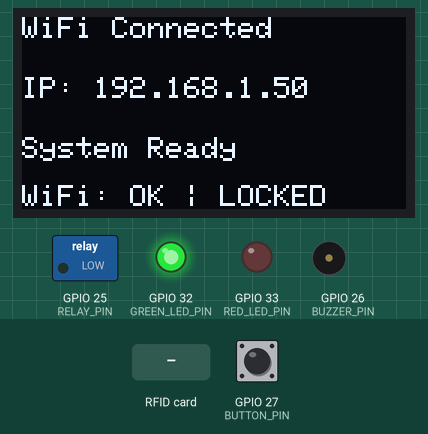
Recording of a sketch running on a simulated ESP32. Shown: 128×64 one-colour display, switched loads named in the sketch (green lamp = pin HIGH), output pins drawn as LEDs (lit = HIGH), buzzer (waves = sounding, pin HIGH). Inputs (shaded band) come from the test bench; at power-on: GPIO 27 (BUTTON_PIN) HIGH. WiFi joins after 1.5 s; servers stay silent unless stated; what the sketch prints to the serial monitor is not drawn.

Above: at 4.2 s.
At 7.3 s:
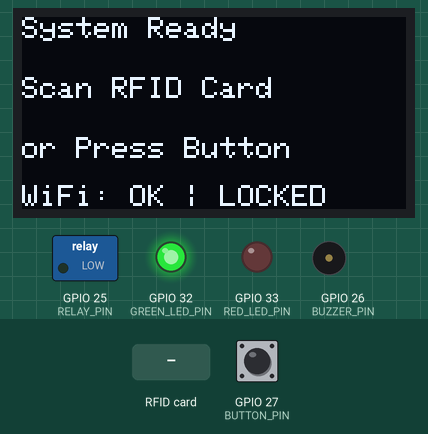
7.4 s: RFID card 23 3B 1F BE held to the reader
At 8.7 s:
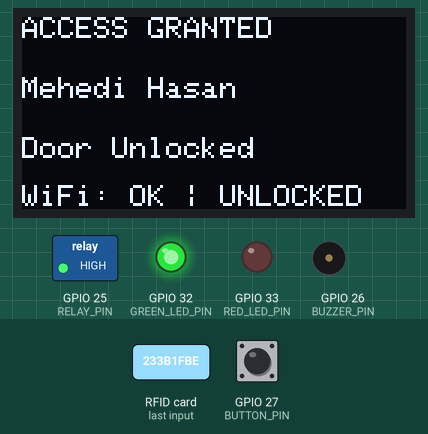
10.4 s: RFID card 5E 7A 19 C4 held to the reader
At 13.11 s:
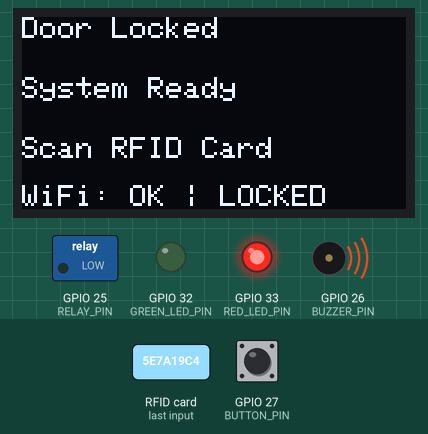
13.4 s: RFID card 63 60 82 05 held to the reader
At 20.7 s:
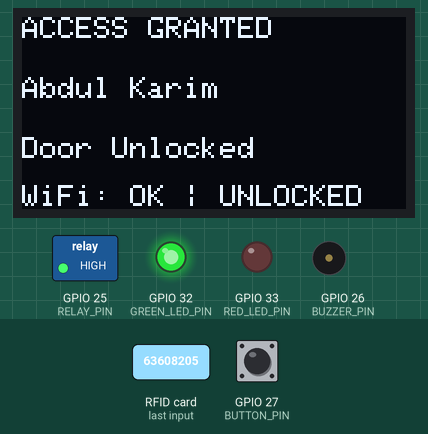
Timing chart, 0 to 26.5 s (numbered marks = the images above; inputs shaded):
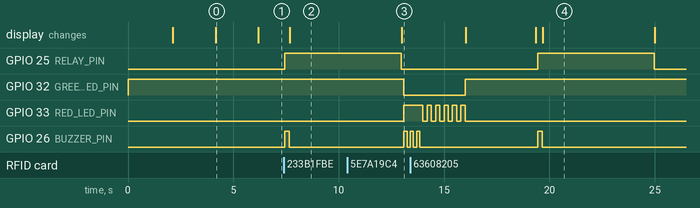

The sketch:

code.ino
```cpp
#include <SPI.h>
#include <MFRC522.h>
#include <WiFi.h>
#include <Wire.h>
#include <Adafruit_SSD1306.h>
#include <Adafruit_GFX.h>
#include <ThingSpeak.h>

// Pin definitions
#define SS_PIN 5
#define RST_PIN 16
#define RELAY_PIN 25
#define BUZZER_PIN 26
#define BUTTON_PIN 27
#define GREEN_LED_PIN 32
#define RED_LED_PIN 33
#define SDA_PIN 21
#define SCL_PIN 22

// OLED Display settings
#define SCREEN_WIDTH 128
#define SCREEN_HEIGHT 64
#define OLED_RESET -1
Adafruit_SSD1306 display(SCREEN_WIDTH, SCREEN_HEIGHT, &Wire, OLED_RESET);

// RFID setup
MFRC522 mfrc522(SS_PIN, RST_PIN);

// WiFi Credentials
const char* ssid = "Me";
const char* password = "mehedi113";

// ThingSpeak Settings
unsigned long channelID = 3034695;
const char* writeAPIKey = "4NW2S80FPJ4837YE";

// Authorized UIDs and corresponding employee names
String authorizedUIDs[] = {
  "233B1FBE",
  "63608205"
};

String employeeNames[] = {
  "Mehedi Hasan",
  "Abdul Karim"
};

// WiFi client for ThingSpeak
WiFiClient client;

// Variables
int wrongAttempts = 0;
bool relayState = false;
bool lastButtonState = HIGH;
bool buttonState = HIGH;
unsigned long lastDebounceTime = 0;
unsigned long debounceDelay = 50;
unsigned long lastThingSpeakUpdate = 0;
unsigned long thingSpeakInterval = 20000; // Send data every 20 seconds

void setup() {
  Serial.begin(115200);

  // Initialize pins
  pinMode(RELAY_PIN, OUTPUT);
  pinMode(BUZZER_PIN, OUTPUT);
  pinMode(BUTTON_PIN, INPUT_PULLUP);
  pinMode(GREEN_LED_PIN, OUTPUT);
  pinMode(RED_LED_PIN, OUTPUT);

  // Initialize all outputs to OFF
  digitalWrite(RELAY_PIN, LOW);
  digitalWrite(BUZZER_PIN, LOW);
  digitalWrite(GREEN_LED_PIN, HIGH); // Green LED on by default
  digitalWrite(RED_LED_PIN, LOW);

  // Initialize SPI bus
  SPI.begin();
  mfrc522.PCD_Init();

  // Initialize I2C for OLED
  Wire.begin(SDA_PIN, SCL_PIN);

  // Initialize OLED display
  if(!display.begin(SSD1306_SWITCHCAPVCC, 0x3C)) {
    Serial.println(F("SSD1306 allocation failed"));
    for(;;);
  }

  display.clearDisplay();
  display.setTextSize(1);
  display.setTextColor(SSD1306_WHITE);
  display.setCursor(0, 0);
  display.println("RFID Door Lock");
  display.println("System Starting...");
  display.display();
  delay(2000);

  // Connect to WiFi
  connectToWiFi();

  // Initialize ThingSpeak
  ThingSpeak.begin(client);

  // Display ready message
  displayMessage("System Ready", "Scan RFID Card", "or Press Button");

  Serial.println("RFID Door Lock System Ready");
}

void loop() {
  // Handle button press
  handleButton();

  // Handle RFID scanning
  handleRFID();

  // Send data to ThingSpeak periodically
  if (millis() - lastThingSpeakUpdate > thingSpeakInterval) {
    sendToThingSpeak("System Status", relayState ? "Unlocked" : "Locked");
    lastThingSpeakUpdate = millis();
  }

  delay(100);
}

void connectToWiFi() {
  WiFi.begin(ssid, password);

  displayMessage("Connecting WiFi", ssid, "Please wait...");

  Serial.print("Connecting to WiFi");
  while (WiFi.status() != WL_CONNECTED) {
    delay(1000);
    Serial.print(".");
  }

  Serial.println();
  Serial.println("WiFi connected!");
  Serial.print("IP address: ");
  Serial.println(WiFi.localIP());

  displayMessage("WiFi Connected", "IP: " + WiFi.localIP().toString(), "System Ready");
  delay(2000);
}

void handleButton() {
  int reading = digitalRead(BUTTON_PIN);

  if (reading != lastButtonState) {
    lastDebounceTime = millis();
  }

  if ((millis() - lastDebounceTime) > debounceDelay) {
    if (reading != buttonState) {
      buttonState = reading;

      if (buttonState == LOW) { // Button pressed
        toggleRelay();
        sendToThingSpeak("Manual Override", relayState ? "Unlocked" : "Locked");
        Serial.println("Manual button pressed - Relay toggled");
      }
    }
  }

  lastButtonState = reading;
}

void handleRFID() {
  // Look for new cards
  if (!mfrc522.PICC_IsNewCardPresent()) {
    return;
  }

  // Select one of the cards
  if (!mfrc522.PICC_ReadCardSerial()) {
    return;
  }

  // Read UID
  String cardUID = "";
  for (byte i = 0; i < mfrc522.uid.size; i++) {
    cardUID += String(mfrc522.uid.uidByte[i] < 0x10 ? "0" : "");
    cardUID += String(mfrc522.uid.uidByte[i], HEX);
  }
  cardUID.toUpperCase();

  Serial.print("Card UID: ");
  Serial.println(cardUID);

  // Check if card is authorized
  bool authorized = false;
  String employeeName = "";

  for (int i = 0; i < sizeof(authorizedUIDs)/sizeof(authorizedUIDs[0]); i++) {
    if (cardUID == authorizedUIDs[i]) {
      authorized = true;
      employeeName = employeeNames[i];
      break;
    }
  }

  if (authorized) {
    // Access granted
    wrongAttempts = 0;
    unlockDoor();
    displayMessage("ACCESS GRANTED", employeeName, "Door Unlocked");
    sendToThingSpeak("Access Granted", employeeName);

    Serial.println("Access Granted: " + employeeName);

    // Keep door unlocked for 5 seconds
    delay(5000);
    lockDoor();
    displayMessage("Door Locked", "System Ready", "Scan RFID Card");
  } else {
    // Access denied
    wrongAttempts++;
    accessDenied();
    displayMessage("ACCESS DENIED", "Unknown Card", "Attempts: " + String(wrongAttempts) + "/5");
    sendToThingSpeak("Access Denied", "Unknown Card - " + cardUID);

    Serial.println("Access Denied - Unknown card: " + cardUID);
    Serial.println("Wrong attempts: " + String(wrongAttempts));

    // Check if maximum wrong attempts reached
    if (wrongAttempts >= 5) {
      triggerAlarm();
      wrongAttempts = 0; // Reset counter after alarm
    }

    delay(3000);
    displayMessage("System Ready", "Scan RFID Card", "or Press Button");
  }

  // Halt PICC
  mfrc522.PICC_HaltA();
}

void unlockDoor() {
  relayState = true;
  digitalWrite(RELAY_PIN, HIGH);
  digitalWrite(GREEN_LED_PIN, HIGH);
  digitalWrite(RED_LED_PIN, LOW);

  // Success beep
  digitalWrite(BUZZER_PIN, HIGH);
  delay(200);
  digitalWrite(BUZZER_PIN, LOW);
}

void lockDoor() {
  relayState = false;
  digitalWrite(RELAY_PIN, LOW);
  digitalWrite(GREEN_LED_PIN, HIGH); // Keep green LED on
  digitalWrite(RED_LED_PIN, LOW);
}

void toggleRelay() {
  if (relayState) {
    lockDoor();
    displayMessage("Manual Lock", "Door Locked", "Button Pressed");
  } else {
    unlockDoor();
    displayMessage("Manual Unlock", "Door Unlocked", "Button Pressed");
    delay(5000); // Keep unlocked for 5 seconds
    lockDoor();
    displayMessage("Door Locked", "System Ready", "Scan RFID Card");
  }
}

void accessDenied() {
  // Turn on red LED for unauthorized access
  digitalWrite(RED_LED_PIN, HIGH);
  digitalWrite(GREEN_LED_PIN, LOW);

  // Error beep
  for (int i = 0; i < 3; i++) {
    digitalWrite(BUZZER_PIN, HIGH);
    delay(150);
    digitalWrite(BUZZER_PIN, LOW);
    delay(150);
  }

  // Blink red LED
  for (int i = 0; i < 5; i++) {
    digitalWrite(RED_LED_PIN, LOW);
    delay(200);
    digitalWrite(RED_LED_PIN, HIGH);
    delay(200);
  }

  // Return to normal state (green LED on, red LED off)
  digitalWrite(RED_LED_PIN, LOW);
  digitalWrite(GREEN_LED_PIN, HIGH);
}

void triggerAlarm() {
  displayMessage("SECURITY ALERT!", "5 Wrong Attempts", "Alarm Triggered");
  sendToThingSpeak("Security Alert", "5 Wrong Attempts - Alarm Triggered");

  Serial.println("SECURITY ALERT: 5 wrong attempts - Triggering alarm!");

  // Continuous alarm for 10 seconds
  for (int i = 0; i < 50; i++) {
    digitalWrite(BUZZER_PIN, HIGH);
    digitalWrite(RED_LED_PIN, LOW);
    delay(100);
    digitalWrite(BUZZER_PIN, LOW);
    digitalWrite(RED_LED_PIN, HIGH);
    delay(100);
  }

  displayMessage("Alarm Complete", "System Reset", "Ready for Use");
}

void displayMessage(String line1, String line2, String line3) {
  display.clearDisplay();
  display.setTextSize(1);
  display.setTextColor(SSD1306_WHITE);

  // Line 1
  display.setCursor(0, 0);
  display.println(line1);

  // Line 2
  display.setCursor(0, 20);
  display.println(line2);

  // Line 3
  display.setCursor(0, 40);
  display.println(line3);

  // Status line
  display.setCursor(0, 56);
  display.print("WiFi: ");
  display.print(WiFi.status() == WL_CONNECTED ? "OK" : "NO");
  display.print(" | ");
  display.print(relayState ? "UNLOCKED" : "LOCKED");

  display.display();
}

void sendToThingSpeak(String event, String details) {
  if (WiFi.status() == WL_CONNECTED) {
    ThingSpeak.setField(1, event);
    ThingSpeak.setField(2, details);
    ThingSpeak.setField(3, wrongAttempts);
    ThingSpeak.setField(4, relayState ? 1 : 0);

    int response = ThingSpeak.writeFields(channelID, writeAPIKey);

    if (response == 200) {
      Serial.println("Data sent to ThingSpeak successfully");
    } else {
      Serial.println("Error sending data to ThingSpeak: " + String(response));
    }
  } else {
    Serial.println("WiFi not connected - Cannot send to ThingSpeak");
  }
}
```

Measured:
- after the input at 7.4 s, GPIO 25 (RELAY_PIN): LOW → HIGH at once; GPIO 26 (BUZZER_PIN): LOW → HIGH at once, → LOW 0.20 s later; the display: changes after 0.27 s (image 2)
- after the input at 10.4 s, GPIO 32 (GREEN_LED_PIN): HIGH → LOW after 2.7 s; GPIO 33 (RED_LED_PIN): LOW → HIGH after 2.7 s; GPIO 26 (BUZZER_PIN): LOW → HIGH after 2.7 s, → LOW 0.15 s later, → HIGH 0.15 s later
- after the input at 13.4 s, GPIO 25 (RELAY_PIN): LOW → HIGH after 6.1 s, → LOW 5.5 s later; the display: first differs from a run without the input after 6.3 s (image 4)
- what the display in image 0 shows lasts 2.0 s, from 4.2 s to 6.2 s
